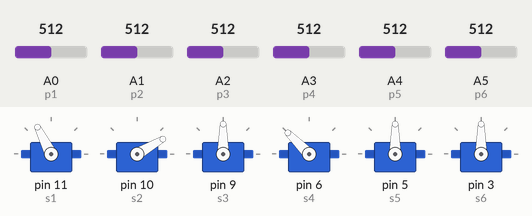
Bench run of a sketch on a simulated Arduino Uno, built with avr-gcc and run on an emulated ATmega328P. On the bench: 6 × servo. The test bench sets the inputs (shaded band); at power-on: A0 (p1) = 512, A1 (p2) = 512, A2 (p3) = 512, A3 (p4) = 512, A4 (p5) = 512, A5 (p6) = 512.

Above: at 1.2 s.
1.3 s: A0 (p1) set to 716
At 2.5 s:
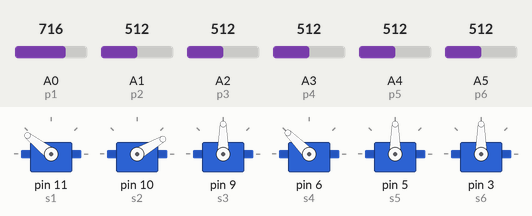
2.8 s: A1 (p2) set to 716
At 4.0 s:
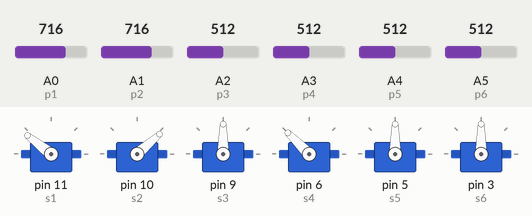
4.3 s: A2 (p3) set to 716
At 5.5 s:
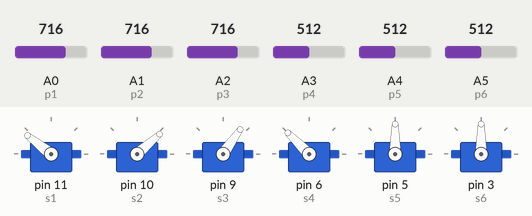
5.8 s: A3 (p4) set to 716
At 7.0 s:
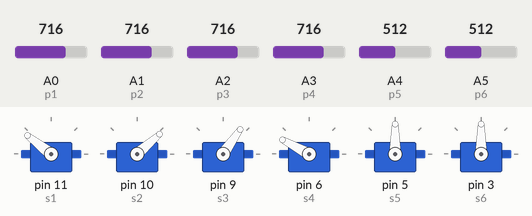
7.3 s: A4 (p5) set to 716
At 8.5 s:
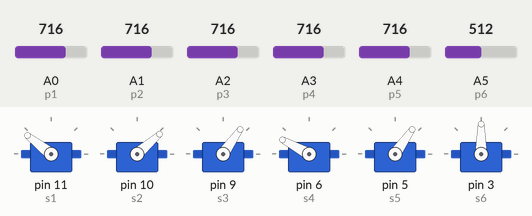
8.8 s: A5 (p6) set to 716
At 10.0 s:
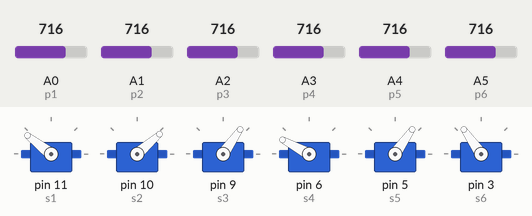
Timing chart, 0 to 11.3 s (numbered marks = the images above; inputs shaded):
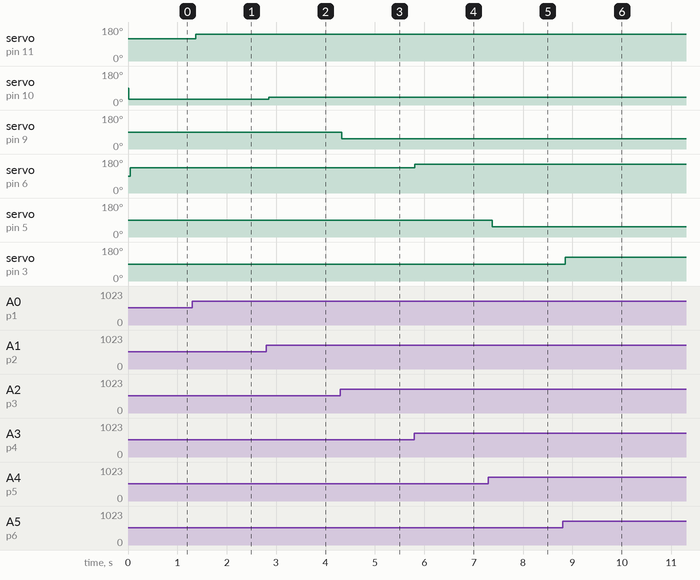

Measured:
- after the input at 1.3 s, servo on pin 11 (s1): 117° → 142° after 0.07 s
- after the input at 2.8 s, servo on pin 10 (s2): 30° → 41° after 0.05 s
- after the input at 4.3 s, servo on pin 9 (s3): 90° → 55° at once
- after the input at 5.8 s, servo on pin 6 (s4): 135° → 152° at once
- after the input at 7.3 s, servo on pin 5 (s5): 90° → 55° after 0.07 s
- after the input at 8.8 s, servo on pin 3 (s6): 90° → 125° after 0.05 s

The sketch:

Garra_pelo_potenciometro.ino
```cpp
#include <Servo.h> // Declaramos a biblioteca a sr utilizada, como nesse caso é a servo, o Arduino já sabe que estamos, obviamente, trabalhano com um
Servo s1, s2, s3, s4, s5, s6; // Nesta parte se cria o(s) objeto(s) servo(s)
int p1 = A0, p2 = A1, p3 = A2, p4 = A3, p5 = A4, p6 = A5; // Nesta parte se declara as variaveis analógicas que sarão utilizadas como portas de leitura
int v1, v2, v3, v4, v5, v6; // Variaveis a ser utilizada na escrita dos angulos dos servos
void setup() {
Serial.begin(9600); // Utilizamos a comunicação Serial para analisar os valores e corrigir o alcance dos movimentos para evitar problemas futuros como perda da autonomia
s1.attach(11); // Com o comando attach podemos ancorar um objeto criado na programação a uma porta tanto Analogica ou Digital(nese caso deve-se utilizar as portas pwm(11, 10, 9, 6, 5, 3)
s2.attach(10);// Aqui acontece o mesmo que na linha anterior
s3.attach(9);
s4.attach(6);
s5.attach(5);
s6.attach(3);
}
void loop() {
v1 = analogRead(p1); // Igualamos uma das variáveis do tipo inteira ao valor recebido pela porta Analogica
v1 = map(v1, 0, 1023, 55, 180); // Utilizando o comando map, que funciona como uma regra de três, podemos transformar um valor em outro
s1.write(v1);/*Servo pinça, B*/ // Aqui pedimos ao sistema que a informação seja escrita na porta conectada à algum servo
delay(15); // Utilizamos o delay para que seja efetuado movimentos mais harmonicos, de uma cotidiana de dizer, ele se move com mais fluidez
v2 = analogRead(p2);// O que acontece a partir daqui, até a linha 29, foi explicado nas ultims quatro linhas
v2 = map(v2, 0, 1023, 0, 60);
s2.write(v2); /*servo C*/
delay(15);
v3 = analogRead(p3);
v3 = map(v3, 0, 1023, 180, 0);
s3.write(v3);  /* servo base, D*/
delay(15);
v4 = analogRead(p4);
v4 = map(v4, 0, 1023, 90, 180);
s4.write(v4); /*servo A*/
delay(15);
v5 = analogRead(p5);
v5 = map(v5, 0, 1023, 180, 0);
s5.write(v5);  /* servo base, D*/
delay(15);
v6 = analogRead(p6);
v6 = map(v6, 0, 1023, 0, 180);
s6.write(v6); /*servo A*/
delay(15);
//Serial.print("Valor"); // Aqui enviamos um caractere a ser escrito no monitor Serial
//Serial.println(v1); // Aqui o valor, no momento atual da leitura, da variavel será escrita no monitor Serial.
//delay(200);// Como a resposta do arduino é muito rapida, diminuimos a velocidade de reprodução das informções a serem lidas.
}
```
